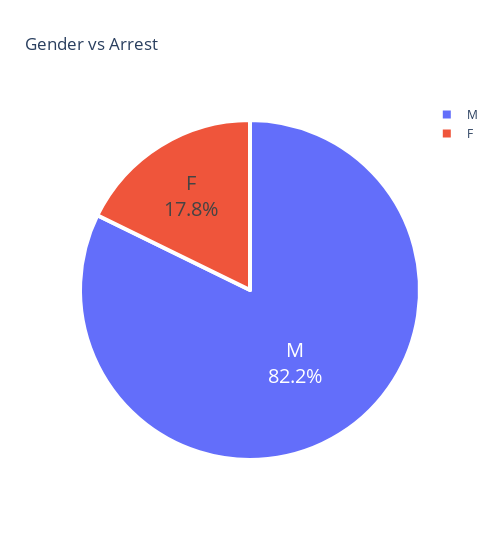

The notebook cell this image was saved under:
### Markdown cell above
Plotting Arrest made against Gender

### Code cell
fig = go.Figure()
fig.add_trace(go.Pie(labels=nyarrest.Sex.value_counts().index.tolist(), 
                     values = nyarrest.Sex.value_counts().tolist(),
                    ))
fig.update_traces(hoverinfo='label+percent+value',textinfo='label+ percent', textfont_size=20,
                  marker=dict(line=dict(color='white', width=4)))
fig.update_layout(title = 'Gender vs Arrest', width = 500)
fig.show()

### Figure 1 — Plotly figure (JSON) as saved in the notebook; plotly's stock layout.template omitted (floating-point values rounded to 4 significant figures)
{"data": [{"hoverinfo": "label+percent+value", "labels": ["M", "F"], "marker": {"line": {"color": "white", "width": 4}}, "textfont": {"size": 20}, "textinfo": "label+percent", "type": "pie", "values": [111324, 24025]}], "layout": {"title": {"text": "Gender vs Arrest"}, "width": 500}}
